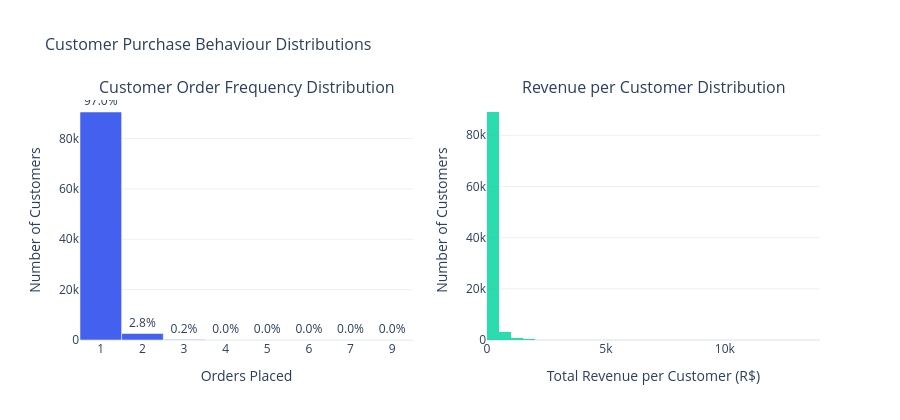

Notebook code cell kept with this figure:
### Code cell
fig_behaviour = make_subplots(
    rows=1, cols=2,
    subplot_titles=(
        "Customer Order Frequency Distribution",
        "Revenue per Customer Distribution",
    ),
    horizontal_spacing=0.10,
)

order_freq_capped = order_freq[order_freq["orders_placed"] <= 10].copy()

fig_behaviour.add_trace(
    go.Bar(
        x=order_freq_capped["orders_placed"].astype(str),
        y=order_freq_capped["num_customers"],
        marker_color=PALETTE["primary"],
        name="Customers",
        text=order_freq_capped["pct_of_customers"].apply(lambda x: f"{x}%"),
        textposition="outside",
    ),
    row=1, col=1,
)

fig_behaviour.add_trace(
    go.Histogram(
        x=customer_summary["total_revenue"],
        nbinsx=60,
        marker_color=PALETTE["positive"],
        opacity=0.85,
        name="Revenue",
    ),
    row=1, col=2,
)

fig_behaviour.update_layout(
    title=dict(text="Customer Purchase Behaviour Distributions", font=dict(size=16)),
    template=CHART_TEMPLATE,
    height=420,
    showlegend=False,
)

fig_behaviour.update_xaxes(title_text="Orders Placed",                   row=1, col=1)
fig_behaviour.update_xaxes(title_text="Total Revenue per Customer (R$)", row=1, col=2)
fig_behaviour.update_yaxes(title_text="Number of Customers",             row=1, col=1)
fig_behaviour.update_yaxes(title_text="Number of Customers",             row=1, col=2)

fig_behaviour.show()

### Figure 1 — Plotly figure (JSON) as saved in the notebook; plotly's stock layout.template omitted (floating-point values rounded to 4 significant figures; data arrays with more than 128 entries replaced by an {"elided": "..."} marker saying what was removed)
{"data": [{"marker": {"color": "#4361EE"}, "name": "Customers", "text": ["97.0%", "2.8%", "0.2%", "0.0%", "0.0%", "0.0%", "0.0%", "0.0%"], "textposition": "outside", "type": "bar", "x": ["1", "2", "3", "4", "5", "6", "7", "9"], "xaxis": "x", "y": [90557, 2573, 181, 28, 9, 5, 3, 1], "yaxis": "y"}, {"marker": {"color": "#06D6A0"}, "name": "Revenue", "nbinsx": 60, "opacity": 0.85, "type": "histogram", "x": {"elided": "93358 float values"}, "xaxis": "x2", "yaxis": "y2"}], "layout": {"annotations": [{"font": {"size": 16}, "showarrow": false, "text": "Customer Order Frequency Distribution", "x": 0.225, "xanchor": "center", "xref": "paper", "y": 1, "yanchor": "bottom", "yref": "paper"}, {"font": {"size": 16}, "showarrow": false, "text": "Revenue per Customer Distribution", "x": 0.775, "xanchor": "center", "xref": "paper", "y": 1, "yanchor": "bottom", "yref": "paper"}], "height": 420, "showlegend": false, "title": {"font": {"size": 16}, "text": "Customer Purchase Behaviour Distributions"}, "xaxis": {"anchor": "y", "domain": [0, 0.45], "title": {"text": "Orders Placed"}}, "xaxis2": {"anchor": "y2", "domain": [0.55, 1], "title": {"text": "Total Revenue per Customer (R$)"}}, "yaxis": {"anchor": "x", "domain": [0, 1], "title": {"text": "Number of Customers"}}, "yaxis2": {"anchor": "x2", "domain": [0, 1], "title": {"text": "Number of Customers"}}}}
